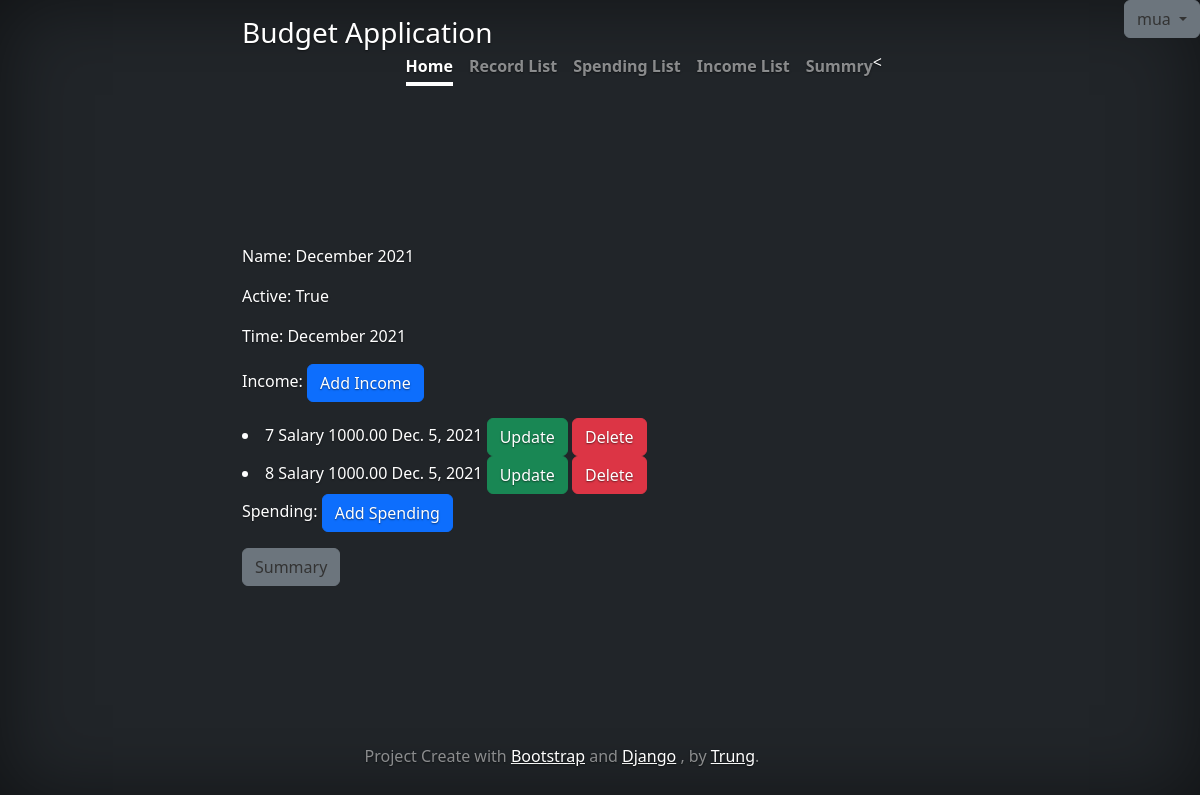
/budget/records/5/ (signed in), run on the app's committed database.
### budget/models.py (models this page shows, shortened)
class Record(models.Model):
    name = CharField(max_length=128, null=True)
    user = ForeignKey(Profile,on_delete=models.CASCADE,related_name='records')
    is_active = models.BooleanField(default=True)
    creation_date = models.DateTimeField(auto_now=True)

class Income(models.Model):
    class IncomeType(models.TextChoices):
        NONE = '',_('Type of Income')
        SALARY = 'Salary',_('Salary')
        DIVIDEND = 'Dividend',_('Dividend')
        EXTRA = 'Extra',_('Extra')
        BUSINESS = 'Business',_('Business')
    name = CharField(max_length=128)
    amount = DecimalField(max_digits=8,decimal_places=2)
    category = CharField(
        max_length=8,
        choices=IncomeType.choices,
        default=None,
    )
    date = DateField(default=datetime.date.today)# date field , default is today
    description = TextField()
    record = ForeignKey(Record, on_delete=models.CASCADE, null=True,related_name='income')

### budget/views.py (the view)
# urls.py: path('budget/records/<int:pk>/', RecordDetailView.as_view(), name='record_detail'),
class RecordDetailView(DetailView):
    template_name = "records/detail.html"
    model = Record
    context_object_name = 'record'
    def get_context_data(self, **kwargs):
        pk = self.kwargs['pk'] # this is to get querry parameter
        context = super().get_context_data(**kwargs)
        context['incomes'] = Income.objects.filter(record__id = pk)
        context['expenses'] = Spending.objects.filter(record__id = pk)
        records = Record.objects.filter(user=self.request.user.profile) # to get all the records from logged-in user
        profile = self.request.user.profile
        records = profile.records
        return context

### budget/templates/records/detail.html
{% extends "base.html" %}
{% block content %}
<p>Name: {{record.name}}</p>
<p>Active: {{record.is_active}}</p>
<p>Time: {{record.creation_date|date:"F Y"}}</p>
<p>Income:
    <a class="btn btn-primary" href="{% url 'income_create' %}" role="button">Add Income</a>
</p>
{% for income in incomes %}
      <li>
        {{ income.pk }}
        {{ income.name }}
        {{ income.amount }}
        {{ income.date }}
        <a class="btn btn-success" href="{% url 'income_update' income.pk %}" role="button"> Update</a>
        <a class="btn btn-danger" href="{% url 'income_delete' income.pk %}" role="button"> Delete</a>
{% endfor %}
<p>Spending:
    <a class="btn btn-primary" href="{% url 'spending_create' %}" role="button">Add Spending</a>
</p>
<a class="btn btn-secondary" href="{% url 'summary' %}" role="button">Summary</a>
{% endblock %}

### budget/templates/base.html (shortened to what this page needs)
{% load static %}
<!doctype html>
<html lang="en" class="h-100">
  <head>
    <link href="https://cdn.jsdelivr.net/npm/bootstrap@5.0.2/dist/css/bootstrap.min.css" rel="stylesheet">
<link href="../assets/dist/css/bootstrap.min.css" rel="stylesheet">
    <link href="cover.css" rel="stylesheet">
  </head>
  <body class="d-flex h-100 text-left text-white bg-dark">
<div class="cover-container d-flex w-100 h-100 p-3 mx-auto flex-column">
  <header class="mb-auto">
    <div>
      <h3 class="float-md-start mb-0">Budget Application</h3>
      <nav class="nav nav-masthead justify-content-center float-md-end">
        <a class="nav-link active" aria-current="page" href="{% url 'index' %}">Home</a>
        <a class="nav-link" href="{% url 'record_list' %}">Record List</a>
        <a class="nav-link" href="{% url 'spending_list' %}">Spending List</a>
        <a class="nav-link" href="{% url 'income_list' %}">Income List</a>
        <a class="nav-link" href="{% url 'summary' %}">Summry</a>
        <
      </nav>
    </div>
  </header>
  <main >
    {% block content %}{% endblock %}
  </main>
  <footer class="mt-auto text-center text-white-50">
    <p>Project Create with <a href="https://getbootstrap.com/" class="text-white">Bootstrap</a>
      and <a href="https://www.djangoproject.com/" class="text-white">Django</a>
      , by <a href="#" class="text-white">Trung</a>.</p>
  </footer>
</div>      <div class="dropdown">
            <ul class="nav navbar-nav navbar-right">
            {% if user.is_authenticated %}
              <button class="btn btn-secondary dropdown-toggle" type="button" id="dropdownMenuButton1" data-bs-toggle="dropdown" aria-expanded="false">
                {{ user.username }}
              </button>
            </div>
            {% else %}
              <li><a href="{% url 'login' %}">Login</a></li>
              <li><a href="{% url 'sign_up' %}">Sign Up</a></li>
            {% endif %}
  </body>
</html>

### budget/templates/cover.css (style rules this page uses)
.btn-secondary, .btn-secondary:hover, .btn-secondary:focus { color: #333; text-shadow: none; }
body { text-shadow: 0 .05rem .1rem rgba(0, 0, 0, .5); box-shadow: inset 0 0 5rem rgba(0, 0, 0, .5); }
.cover-container { max-width: 42em; }
.nav-masthead .nav-link { padding: .25rem 0; font-weight: 700; color: rgba(255, 255, 255, .5); background-color: transparent; border-bottom: .25rem solid transparent; }
.nav-masthead .nav-link + .nav-link { margin-left: 1rem; }
.nav-masthead .active { color: #fff; border-bottom-color: #fff; }

### data on the page
Record: name "December 2021", is_active "True", creation_date "December 2021"
Income: pk "7", name "Salary", amount "1000.00", date "Dec. 5, 2021"
Income: pk "8", name "Salary", amount "1000.00", date "Dec. 5, 2021"

### other printed values
{{ user.username }} "mua"
